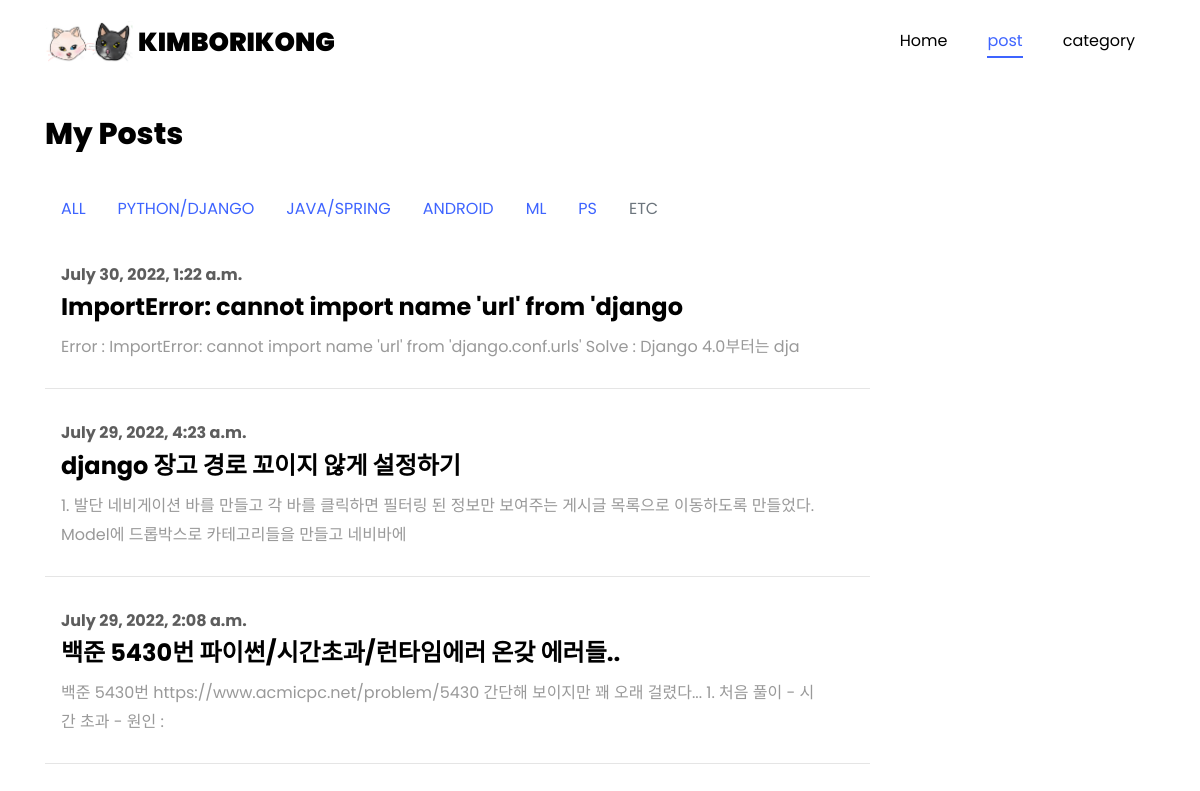
The page / on the database its author committed.
### main/models.py (models this page shows, shortened)
class Post(models.Model):
    CATEGORIES = (
        ('PYTHON/DJANGO', 'python/django'),
        ('JAVA/SPRING', 'java/spring'),
        ('ANDROID', 'android'),
        ('ML', 'ml'),
        ('PS', 'ps'),
        ('ETC', 'etc')
    )
    category = models.CharField(max_length=200, default="etc", choices=CATEGORIES)
    postname=models.CharField(max_length=50)
    contents=models.TextField()
    mainphoto=models.ImageField(blank=True,null=True)
    created_at = models.DateTimeField(auto_now_add=True)
    updated_at = models.DateTimeField(auto_now=True)
    def summary(self):
        return self.contents[:100]

### main/views.py (the view)
# urls.py: path('', views.index, name='index'),
def index(request):
    postlist = Post.objects.all()
    return render(request, 'main/index.html', {'postlist': postlist})

### main/templates/main/index.html (shortened to what this page needs)
<!DOCTYPE html>
{% load static %}
<html lang="en">
<head>
    <link rel="stylesheet" href="{% static 'css/animate.css' %}">
    <link rel="stylesheet" href="{% static 'css/style2.css' %}">
</head>
<body data-spy="scroll" data-target=".site-navbar-target" data-offset="300">
{% include "./components/nav.html" %}
<section class="ftco-section ftco-no-pb goto-here" id="post-section">
    <div class="container">
        <div class="row">
            <div class="col-md-9">
                <div id="page-1" class="page one">
                    <h2 class="heading">My Posts</h2>
{% include "./components/c_nav.html" %}
                    {% for list in postlist reversed%}
                    <div class="resume-wrap d-flex ftco-animate">
                        <div class="text pl-3">
                            <span class="date">{{list.created_at}}</span>
                            <h2 onclick="location.href='{% url 'main:posting' pk=list.pk %}'" onMouseover="this.style.color='#3e64ff';"
                                onMouseout="this.style.color='black';" style="cursor:pointer">{{list.postname}}</h2>
                            <p>{{list.summary}}</p>
                        </div>
                    </div>
                    {% endfor %}
                </div>
            </div>
        </div>
    </div>
</section>
</body>
</html>

### rows shown on the page
Post: created_at "July 30, 2022, 1:22 a.m.", postname "ImportError: cannot import name 'url' from 'django", summary "Error : ImportError: cannot import name 'url' from 'django.conf.urls' Solve : Django 4.0부터는 dja"
Post: created_at "July 29, 2022, 4:23 a.m.", postname "django 장고 경로 꼬이지 않게 설정하기", summary "1. 발단 네비게이션 바를 만들고 각 바를 클릭하면 필터링 된 정보만 보여주는 게시글 목록으로 이동하도록 만들었다. Model에 드롭박스로 카테고리들을 만들고 네비바에"
Post: created_at "July 29, 2022, 2:08 a.m.", postname "백준 5430번 파이썬/시간초과/런타임에러 온갖 에러들..", summary "백준 5430번 https://www.acmicpc.net/problem/5430 간단해 보이지만 꽤 오래 걸렸다... 1. 처음 풀이 - 시간 초과 - 원인 :"
